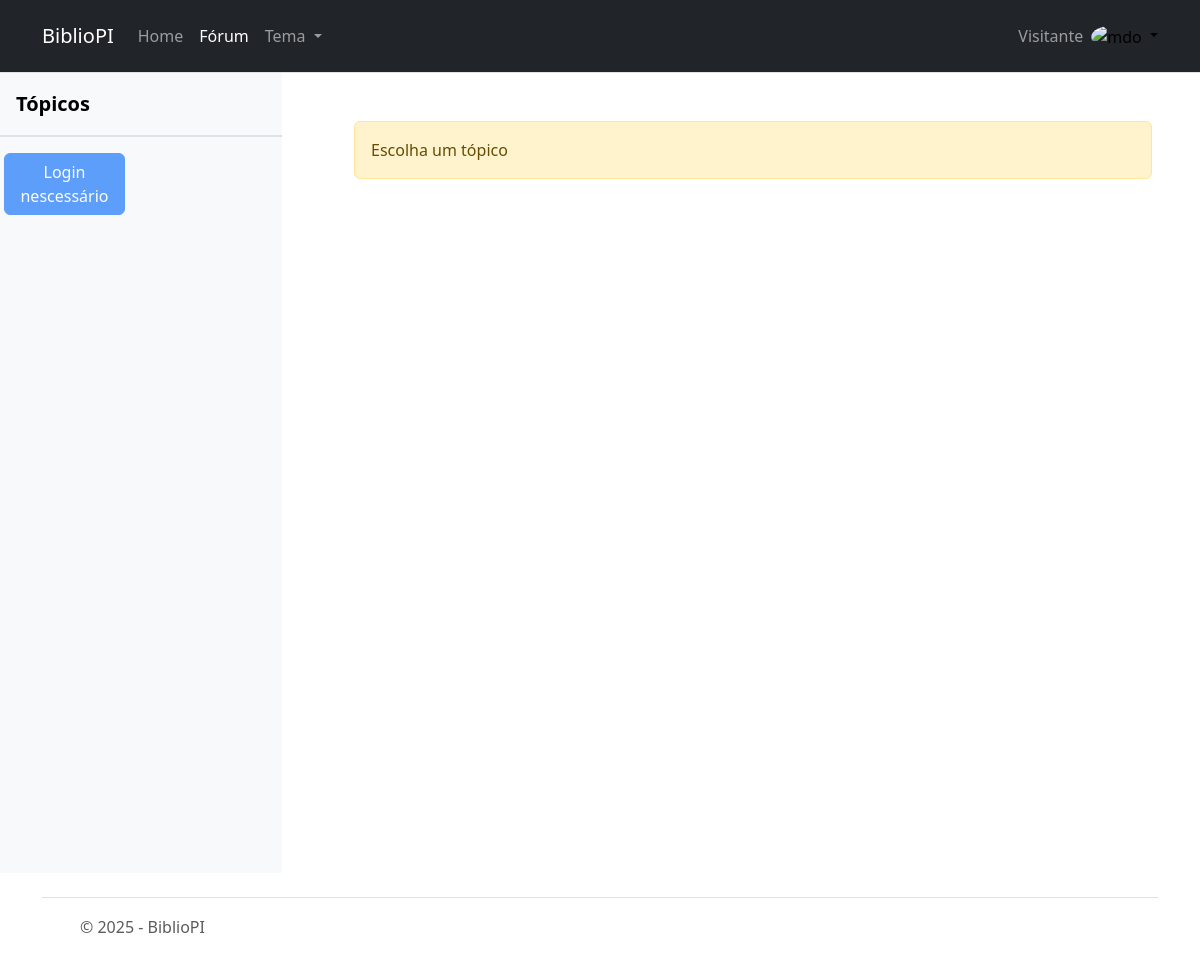
Before: /forum/ with the older database file.
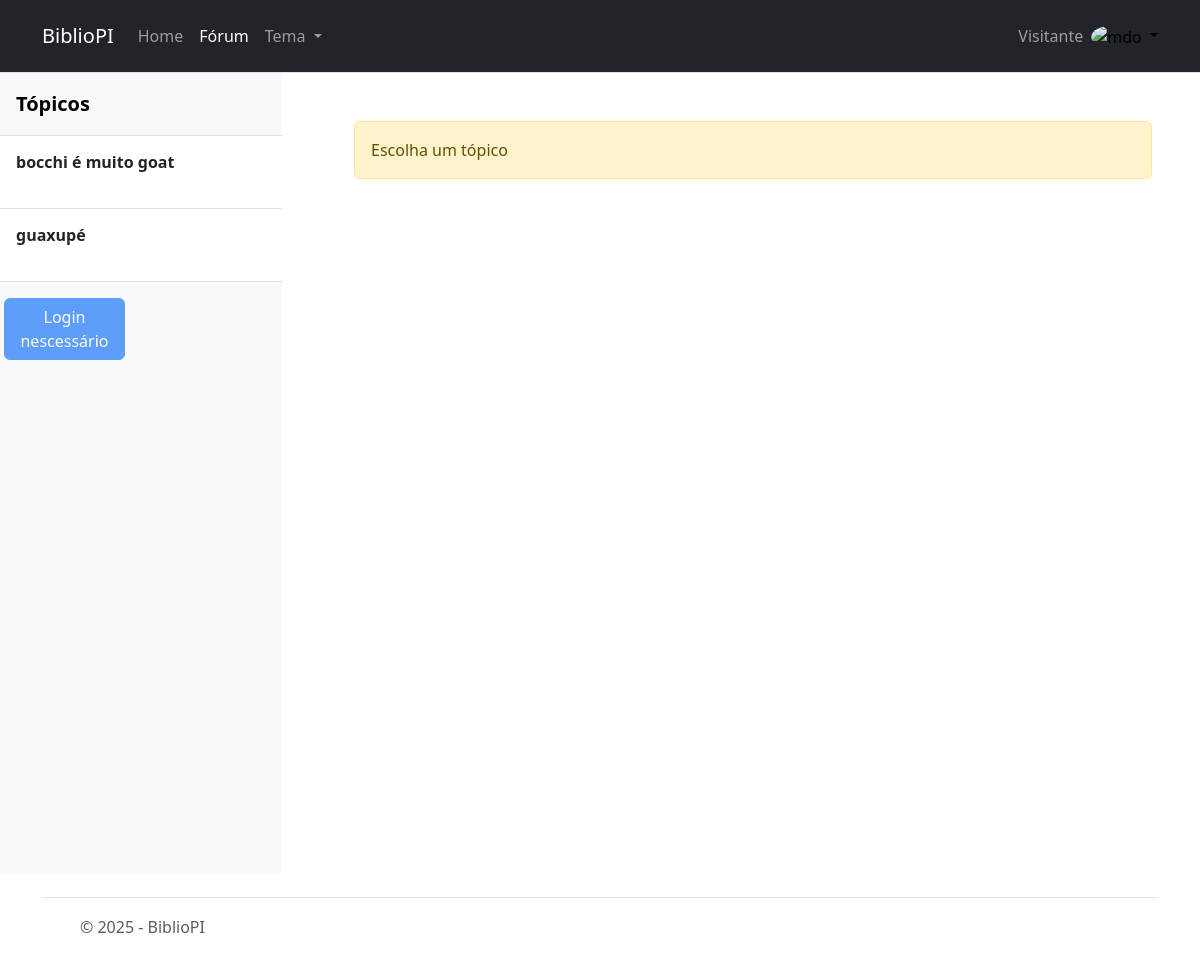
After: the same page with the newer database file.
### app/models.py (models this page shows, shortened)
class Topico(models.Model):
    nome = models.CharField(max_length=200, verbose_name="Nome do post")
    desc = models.CharField(max_length=200, verbose_name="Descrição do post")
    class Meta:
        verbose_name = "Topico"
        verbose_name_plural = "Topicos"

### app/views.py (the view, shortened to what this page needs)
# urls.py: path("forum/", ForumView.as_view(), name='forum_lista'),
class ForumView(View):
    def get(self, request, topico_id=None):
        topicos = Topico.objects.all()
        if topico_id is None:
            return render(request, "forum.html", {"topicos": topicos, "topico": None, "mensagens": None})
        topico = get_object_or_404(Topico, id=topico_id)
        mensagens = Mensagem.objects.filter(topico=topico).order_by("criado_em")
        return render(request, "forum.html", {"topicos": topicos, "topico": topico, "mensagens": mensagens})

### app/templates/forum.html (shortened to what this page needs)
{% extends "base.html" %}
{% block content %}
    <div class="row">
        <div class="col-3">
            {% include "partials/sidebar.html" %}
        </div>
        <div class="col-9">
            {% if topico %}
            {% include "chat.html" %}
            {% else %}
            <div class="container p-5">
                <div class="alert alert-warning" role="alert">
                    Escolha um tópico
                </div>
            </div>
            {% endif %}
        </div>
    </div>
{% endblock %}

### app/templates/partials/sidebar.html (shortened to what this page needs)
<div class="flex-column align-items-stretch flex-shrink-0 bg-body-tertiary"
    style="height: 100vh; overflow-y: auto; overflow-x: hidden;">
    <a href="/"
        class="d-flex align-items-center flex-shrink-0 p-3 link-body-emphasis text-decoration-none border-bottom">
        <span class="fs-5 fw-semibold">Tópicos</span>
    </a>
    <div class="list-group list-group-flush border-bottom scrollarea" id="lista-topicos">
        {% for topico in topicos %}
        <a href="{% url 'forum' topico.id %}" class="list-group-item list-group-item-action py-3 lh-sm"
            aria-current="true">
            <div class="d-flex w-100 align-items-center justify-content-between">
                <strong class="mb-1">{{ topico.nome }}</strong>
            </div>
        </a>
        {% endfor %}
    </div>
    <div class="row">
        <div class="col-md-6 p-3">
            {% if user.is_authenticated %}
            <button type="button" class="btn btn-primary" data-bs-toggle="modal" data-bs-target="#modalNovoTopico">
                Adicionar Tópico
            </button>
            {% else %}
            <button type="button" class="btn btn-primary" disabled>Login nescessário</button>
            {% endif %}
        </div>
    </div>
</div>

Changed rows visible on the page:
added Topico: nome "bocchi é muito goat"
added Topico: nome "guaxupé"
